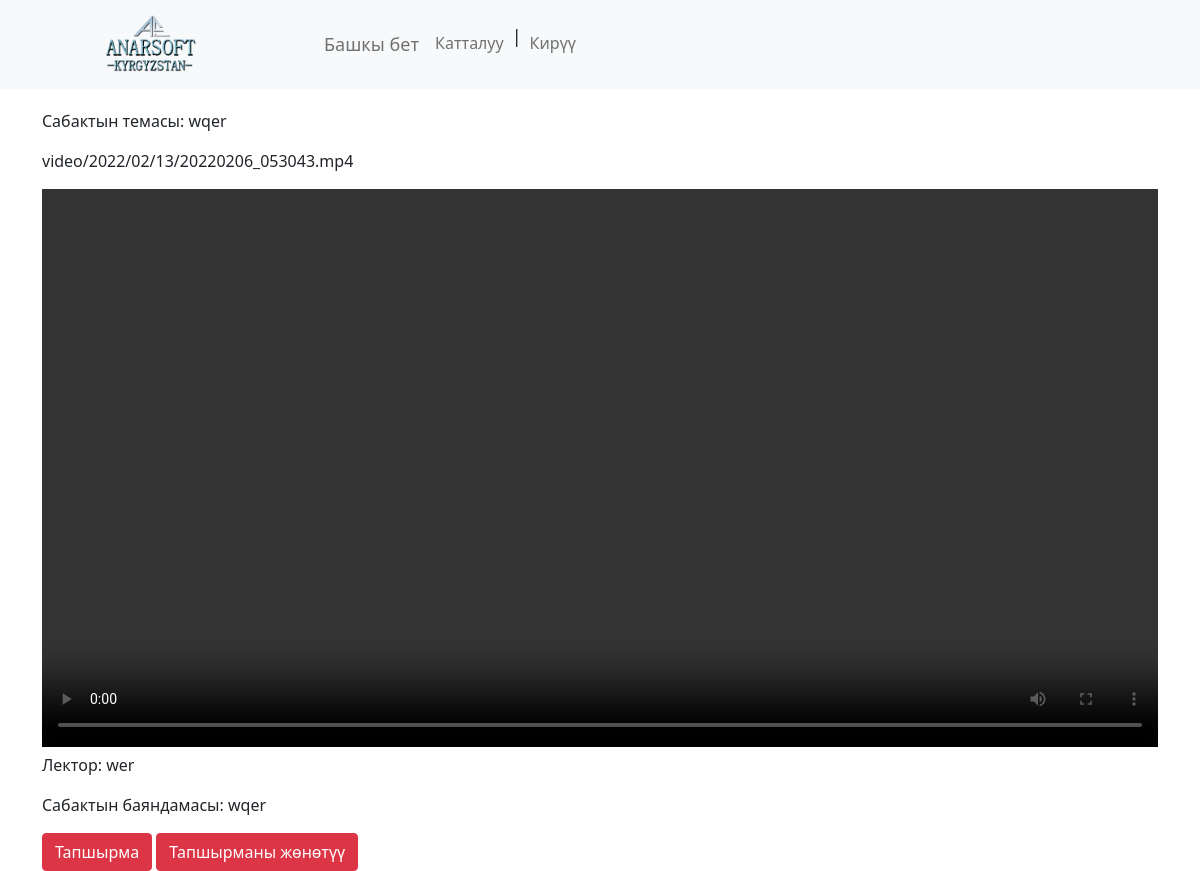
/20, run on the app's committed database.
### lessons/models.py (models this page shows, shortened)
class Lesson(models.Model):
    title = models.CharField(max_length=150, verbose_name='Аталышы')
    video = models.FileField(upload_to='video/%Y/%m/%d/', verbose_name='Видео', blank=True)
    lecturer = models.CharField(max_length=150, verbose_name='Лектор')
    description = models.CharField(max_length=150, verbose_name='Баяндама')
    created_at = models.DateTimeField(auto_now_add=True, verbose_name='Загружен')
    is_published = models.BooleanField(default=True, verbose_name='Опубликовано?')
    category = models.ForeignKey('Category', on_delete=models.PROTECT, null=True, blank=True, verbose_name='Категория')
    class Meta:
        verbose_name = 'Сабак'
        verbose_name_plural = 'Сабактар'
        ordering = ['-created_at']

### lessons/views.py (the view)
# urls.py: path('<int:pk>', NewsDetailView.as_view(), name='lesson-detail'),
class NewsDetailView(DeleteView):
    model = Lesson
    template_name = 'lessons/detail_lesson.html'
    context_object_name = 'lesson'

### lessons/templates/lessons/detail_lesson.html (shortened to what this page needs)
{% extends 'base.html' %}
{% block content%}
<div class="information">
    <p>Сабактын темасы: {{ lesson.title }}</p>
    {% if  lesson.video %}
    <p class="card-text">{{ lesson.video }}</p>
    <video controls width="100%" height="100%">
        <source src="{{ lesson.video.url }}" type="video/mp4">
    </video>
    {% endif %}
    <p>Лектор: {{ lesson.lecturer }}</p>
    <p>Сабактын баяндамасы: {{ lesson.description }}</p>
{% if request.user.is_staff  %}
    <a href="{% url 'update' lesson.id %}" class="btn btn-danger">Өзгөртүү</a>
    <a href="{% url 'delete' lesson.id %}" class="btn btn-danger">Өчүрүү</a>
    <a href="https://docs.google.com/document/d/1ZNttrxcVh4UG33bQBpMle03k5FuUIOtsTl3Cj3w_iTI/edit?usp=sharing" class="btn btn-danger">Тапшырма</a>
    <a href="{% url 'addtask'  %}" class="btn btn-danger">Тапшырманы жөнөтүү</a>
    {% else %}
    <a href="https://docs.google.com/document/d/1ZNttrxcVh4UG33bQBpMle03k5FuUIOtsTl3Cj3w_iTI/edit?usp=sharing" class="btn btn-danger">Тапшырма</a>
    <a href="{% url 'addtask'  %}" class="btn btn-danger">Тапшырманы жөнөтүү</a>
   {% endif %}
</div>
{% endblock%}

### data on the page
Lesson: title "wqer", video "video/2022/02/13/20220206_053043.mp4", lecturer "wer", description "wqer"
